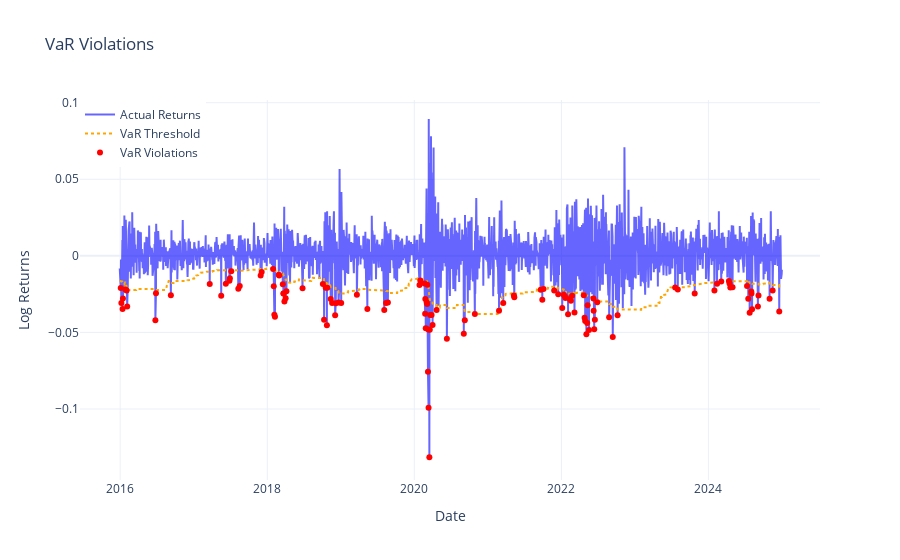

The code cell stored with this chart in its notebook:
### Code cell
# Visualisation
def plot_var_violations(df, var_col, return_col, title="VaR Violations"):
    df = df.dropna().copy()

    # Identify VaR violations
    df['exceedance'] = df[return_col] < df[var_col]

    fig = go.Figure()
    fig.add_trace(go.Scatter(x=df.index, y=df[return_col], mode='lines', 
                             name="Actual Returns", line=dict(color='blue'), opacity=0.6))
    fig.add_trace(go.Scatter(x=df.index, y=df[var_col], mode='lines', 
                             name="VaR Threshold", line=dict(color='orange', dash='dot')))
    fig.add_trace(go.Scatter(x=df.index[df['exceedance']], 
                             y=df[return_col][df['exceedance']], 
                             mode='markers', name="VaR Violations", 
                             marker=dict(color='red', size=6, symbol='circle')))
    fig.update_layout(title=title,
                      xaxis_title="Date",
                      yaxis_title="Log Returns",
                      legend=dict(x=0, y=1),
                      hovermode="x unified",
                      template="plotly_white")
    fig.show()

plot_var_violations(NASDAQ, var_col='VaR_95', return_col='log_returns')
